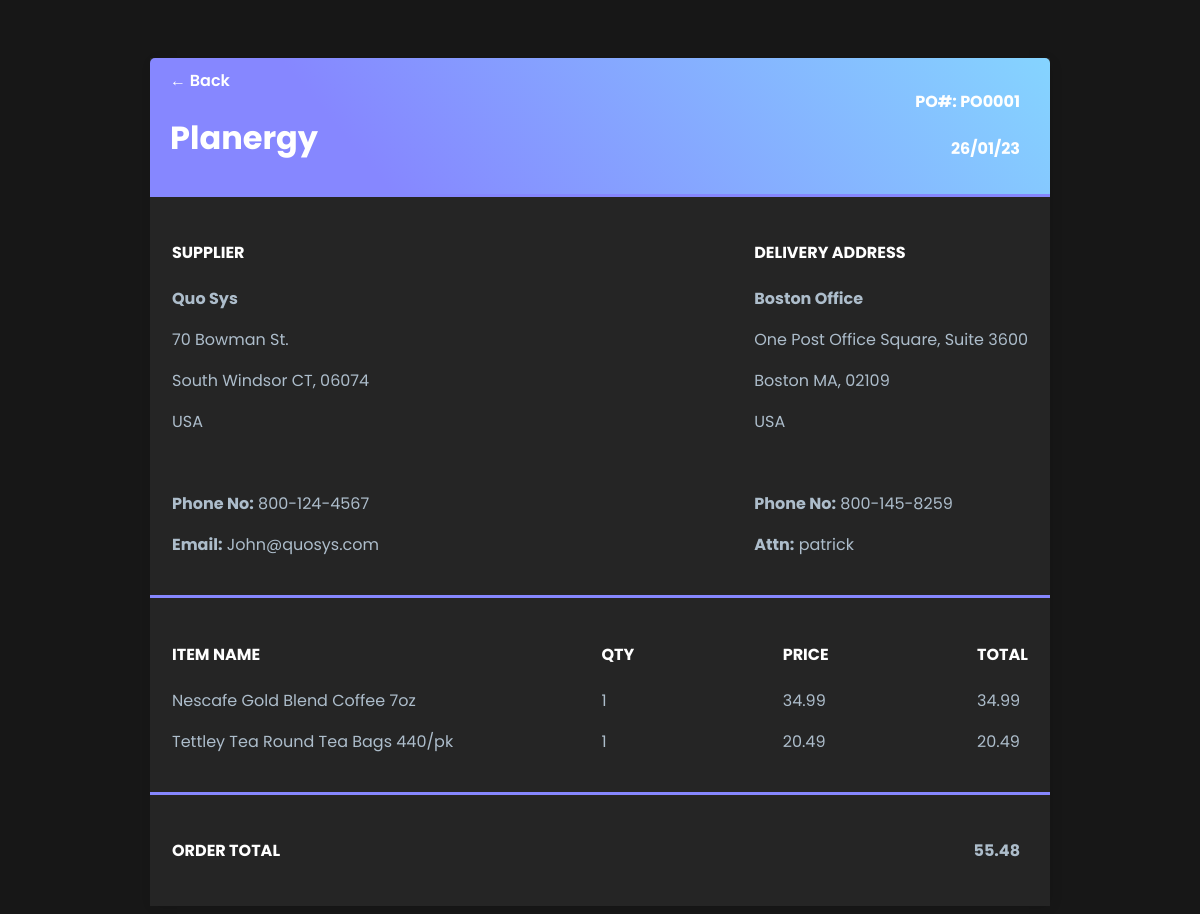
The page /po/1 (signed in) on the database its author committed.
### submit_po/models.py (models this page shows, shortened)
class PurchaseOrder(models.Model):
    officer = models.ForeignKey(User, on_delete=models.SET_NULL, null=True, blank=True)
    date = models.DateTimeField(auto_now_add=True)
    company_name = models.CharField(null=True, max_length=100)
    address_line_1 = models.CharField(null=True, max_length=100)
    address_line_2 = models.CharField(null=True, max_length=100)
    city = models.CharField(null=True, max_length=50)
    state = models.CharField(null=True, max_length=20)
    zipcode = models.CharField(null=True, max_length=10)
    contact_name = models.CharField(null=True, max_length=50)
    contact_no  = models.CharField(null=True, max_length=20)
    def __str__(self):
        return self.company_name + " #" + self.poid
    @property
    def poid(self):
        return str("PO%04d" % self.id)

class PurchaseOrderItem(models.Model):
    po = models.ForeignKey(PurchaseOrder, on_delete=models.SET_NULL, null=True, blank=True)
    name = models.CharField(null=True, max_length=100)
    price = models.DecimalField(default=0.00,max_digits=100, decimal_places=2)
    quantity = models.IntegerField(default=1)
    @property
    def total(self):
        return (self.price * self.quantity)

### submit_po/views.py (the view)
# urls.py: path('po/<int:pk>', PODetail.as_view(), name='po'),
class PODetail(LoginRequiredMixin, DetailView):
    model = PurchaseOrder
    context_object_name = 'po'
    template_name = 'submit_po/purchaseorder.html'
    def get_context_data(self, **kwargs):
        context = super().get_context_data(**kwargs)
        context['poitems'] = PurchaseOrderItem.objects.filter(po=context['po'].id)
        context['total'] = context['poitems'].annotate(total=Sum(F('price') * F('quantity')))
        context['total'] = '{:0.2f}'.format(
            (context['total'].aggregate(Sum('total',default=Decimal(0.00)))['total__sum'])
            )
        return context

### submit_po/templates/submit_po/purchaseorder.html (shortened to what this page needs)
{% extends 'quotation_system/base.html' %}
{% block content %}
<div class="header-bar">
    <div>
        <a href="{% url 'pos' %}">&#8592; Back</a>
        <h1>{{po.company_name}}</h1>
    </div>
    <div>
        <h4 style="margin-right:20px">PO#: {{po.poid}}</h4>
        <h4 style="margin-right:20px; text-align: right">{{po.date|date:"d/m/y"}}</h4>
     </div>
</div>
<div class="pos-list-wrapper">
        <div class="pos-wrapper">
            <div id="supplier">
                <h4>SUPPLIER</h4>
                <p><b>Quo Sys</b></p>
                <p>70 Bowman St.</p>
                <p>South Windsor CT, 06074</p>
                <P>USA</p>
                <br/>
                <p><b>Phone No:</b> 800-124-4567</p>
                <p><b>Email:</b> {{request.user.first_name}}@quosys.com</p>
            </div>
            <div id="delivery-address">
                <h4>DELIVERY ADDRESS</h4>
                <p><b>{{po.address_line_1}}</b></p>
                <p>{{po.address_line_2}}</p>
                <p>{{po.city}}, {{po.zipcode}}</p>
                <P>{{po.state}}</p>
                <br/>
                <p><b>Phone No:</b> {{po.contact_no}}</p>
                <p><b>Attn:</b> {{po.contact_name|lower}}</p>
            </div>
        </div>
        <div class="pos-wrapper">
            <div>
                <h4>ITEM NAME</h4>
                {% for poitem in poitems %}
                <div>
                    <p>{{poitem.name}}</p>
                </div>
                {% endfor %}
            </div>
            <div>
                <h4>QTY</h4>
                {% for poitem in poitems %}
                <div id="item-quantity">
                    <p>{{poitem.quantity}}</p>
                </div>
                {% endfor %}
            </div>
            <div>
                <h4>PRICE</h4>
                {% for poitem in poitems %}
                <div>
                    <p>{{poitem.price}}</p>
                </div>
                {% endfor %}
            </div>
            <div>
                <h4>TOTAL</h4>
                {% for poitem in poitems %}
                <div>
                    <p>{{poitem.total}}</p>
                </div>
                {% endfor %}
            </div>
        </div>
        <div class="pos-wrapper">
            <div>
                <h4>ORDER TOTAL</h4>
            </div>
            <div>
                <p style="margin-right:8px"><b>{{total}}</b></p>
            </div>
        </div>
</div>
{% endblock content %}

### quotation_system/templates/quotation_system/base.html (shortened to what this page needs)
<!DOCTYPE html>
<html lang="en">
<head>
</head>
<body>
    <div class="container">
        {% block content %}{% endblock content %}
    </div>
</body>
</html>

### quotation_system/templates/quotation_system/base.html (style rules this page uses)
body { background-color: #171717; font-family: 'Poppins', 'sans-serif'; color: #fff; padding-top: 50px; }
h1, h2, h3, h4, h5, h6 { font-family: 'Poppins', 'sans-serif'; }
a { color: #8575d8 }
p { color: #adbdcb }
.container { max-width: 900px; margin: auto; background-color: #252525; -webkit-box-shadow: 2px 2px 13px -4px rgba(0, 0, 0, 0.21); box-shadow: 2px, 2px, 13px, -4px rgba(0, 0, 0, 0.21); }
.header-bar { display: flex; justify-content: space-between; color: #fff; padding: 10px; padding-left: 20px; border-radius: 5px 5px 0 0; background: linear-gradient(230deg, rgba(133,212,255,1) 0%, rgba(134,135,255,1) 76%); }
.header-bar a { color: #fff; font-weight: 600; text-decoration: none; }
.pos-wrapper { display: flex; align-items: center; justify-content: space-between; padding: 22px; background-color: #252525; border-top: 3px solid rgba(134,135,255,1); }

### rows shown on the page
PurchaseOrder: company_name "Planergy", poid "PO0001", date "26/01/23", address_line_1 "Boston Office", address_line_2 "One Post Office Square, Suite 3600", city "Boston MA", zipcode "02109", state "USA", contact_no "800-145-8259", contact_name "patrick"
PurchaseOrderItem: name "Nescafe Gold Blend Coffee 7oz", quantity "1", price "34.99", total "34.99"
PurchaseOrderItem: name "Tettley Tea Round Tea Bags 440/pk", quantity "1", price "20.49", total "20.49"

### other values the page prints
{{ request.user.first_name }} "John"
{{ total }} "55.48"
